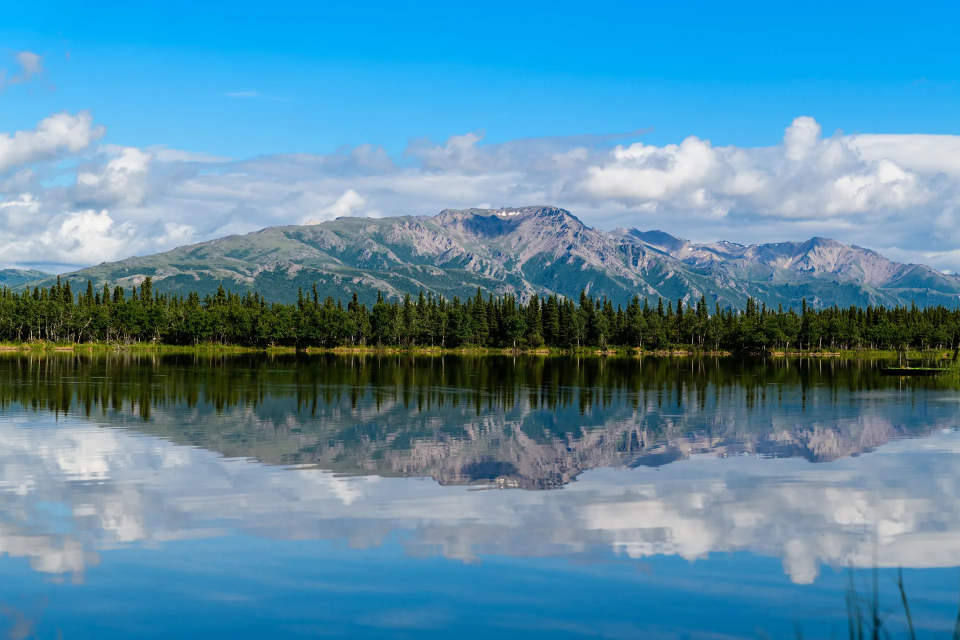
#> input picture assets/photos/vw/alaska--denali-national-park.webp, 1920 x 1280 px (shown at 1/2 size)
$ python -i vw_photos.py   (imports and definitions only)   (older library calls are emulated)
#> lines starting #> are read from the running program, lines starting #| are printed output that depends on the picture
"""Match the Veena World image library (assets/veenaworld, used with the owner's written permission) to Nexara
destinations and attractions. Replaces the GT Holidays library.

Usage: node tools/place-list.mjs && python tools/vw_photos.py && npm run build
Source: the zips in "assets/main images", extracted to assets/veenaworld/part1 ... part11 (each has products.csv).
Writes assets/photos/vw/<key>.webp (large), assets/photos/vw/sm/<key>.webp (cards), content/photos-vw.json,
and research/vw-unmatched.json (usable photos that name no Nexara place, to spot destinations worth adding).

Only real place photographs are used. Skipped on purpose:
- guest and staff photos: feedback galleries, tour managers, "our people", about-us, testimonials
- Veena World banners: search/og images and package banners carry the Veena World logo
- thumbnails under 960 x 540 (tour cards are 300 px wide)
- hotels, resorts, restaurants, food, festivals and people shots, by name or page
- any photo with a prominent face (OpenCV face detector), so family and group pictures never appear
A photo is tied to a place only when its own name names that place (or the attraction, on that place's page).
"""
import csv, hashlib, json, re, sys
from collections import Counter, defaultdict
from pathlib import Path

import cv2
import numpy as np
import pillow_avif  # noqa: F401  (registers the AVIF decoder with Pillow)
from PIL import Image

ROOT = Path(__file__).resolve().parent.parent
VW = ROOT / "assets" / "veenaworld"
OUT = ROOT / "assets" / "photos" / "vw"

SKIP_URL = re.compile(r"/gallery/|og-images|search-results|gift-card|/about-us|our-people|ytimg|/icons?/|/logo|/misc/|/(customized-holidays|group-tours)/", re.I)
SKIP_PAGE = re.compile(r"veenaworld\.com/(tour-manager|our-people|careers|gift-card|contact-us|reviews-and-testimonials|csr-policy|become-our-sales-partner|how-to-book|travel-games|video-blogs|flights|foreign-exchange|visa|travel-planner|travel-deals|package)(/|$)"
                       r"|/(hotels?|resorts?|restaurants?|cafes?|food|cuisine|dishes|street-food|shopping|stay|homestays?|villas?)(-|/|$)|-(hotels|resorts|restaurants|cafes|food|homestays|villas)(-|/|$)", re.I)
SKIP_NAME = re.compile(r"\b(feedback|review|testimonial|guest|manager|team|founder|director|staff|logo|icon|map|award|gift|offer|deal|sale|banner|cta|whatsapp|app|"
                       r"hotels?|resorts?|restaurants?|cafes?|food|foods|dish|dishes|cuisine|thali|biryani|curry|dessert|sweets?|snacks?|drinks?|cocktails?|wine|beer|coffee|tea cup|breakfast|lunch|dinner|buffet|"
                       r"stay|homestay|villa|suite|room|rooms|spa|pool|lobby|bedroom|"
                       r"family|families|kids?|children|child|friends|couples?|honeymooners?|selfie|people|woman|women|man|men|girl|boy|lady|ladies|traveller|travellers|tourists?|portrait|locals|tribes?|tribal|sadhu|monk|"
                       r"festival|festivals|celebration|dance|dancers?|garba|parade|wedding|bride|groom|carnival|"
                       r"visa|passport|flight|airport|airline|forex|currency|insurance|luggage|suitcase|packing|checklist|"
                       r"infographic|itinerary|calendar|collage|quiz)\b", re.I)
STOP = {"the", "and", "of", "at", "in", "a", "an", "to", "with", "on", "for", "by", "from", "veena", "world", "tour", "tours", "package", "packages", "travel", "trip", "trips",
        "holiday", "holidays", "best", "top", "visit", "visiting", "view", "views", "famous", "near", "places", "place", "things", "do", "see", "guide", "complete", "must", "your",
        "you", "is", "are", "how", "what", "why", "when", "where", "this", "that", "it", "its", "time", "day", "days", "night", "nights", "first", "timers", "explore", "exploring",
        "beautiful", "popular", "amazing", "most", "iconic", "attractions", "attraction", "tourist", "sightseeing", "experience", "experiences", "india", "indian", "jpg", "img"}
GENERIC = {"temple", "temples", "fort", "palace", "beach", "beaches", "lake", "national", "park", "falls", "waterfall", "waterfalls", "museum", "church", "hill", "hills", "island",
           "islands", "garden", "gardens", "valley", "river", "city", "old", "town", "market", "point", "cave", "caves", "dam", "bridge", "tower", "square", "street", "village",
           "safari", "cruise", "ride", "walk", "trek", "statue", "mosque", "monastery", "sanctuary", "wildlife", "reserve", "sri", "shri", "great", "new", "north", "south", "east", "west"}
STRUCT = {"temple", "fort", "palace", "beach", "lake", "museum", "church", "falls", "waterfall", "cave", "caves", "dam", "bridge", "tower", "castle", "mosque", "monastery",
          "garden", "gardens", "zoo", "market", "square", "stupa", "pagoda", "cathedral", "basilica", "dargah", "ghat", "island", "peak", "point", "ground", "sanctuary", "railway"}
# words that are also everyday English or names: a photo must name the place with another word of it
AMBIGUOUS = {"nice", "jordan", "georgia", "victoria", "male", "puri", "chandigarh-city", "split", "bath", "reading", "orange", "china", "turkey", "como", "mahe", "diu", "goa-velha"}
ALIAS = {"pondicherry": "puducherry", "bangalore": "bengaluru", "mysore": "mysuru", "vizag": "visakhapatnam", "trivandrum": "thiruvananthapuram", "cochin": "kochi",
         "calcutta": "kolkata", "bombay": "mumbai", "madras": "chennai", "coorg": "coorg", "alleppey": "alleppey", "alappuzha": "alleppey", "ooty": "ooty", "udhagamandalam": "ooty",
         "vrindavan": "mathura-vrindavan", "mathura": "mathura-vrindavan", "havelock": "havelock", "swaraj": "havelock", "neil": "neil-island", "uae": "uae", "dubai": "dubai",
         "uk": "united-kingdom", "england": "united-kingdom", "usa": "usa", "america": "usa", "srinagar": "srinagar", "kashmir": "jammu-and-kashmir", "andaman": "andaman-and-nicobar",
         "andamans": "andaman-and-nicobar", "varkala": "varkala", "kovalam": "kovalam", "benaras": "varanasi", "banaras": "varanasi", "kashi": "varanasi", "gurugram": "gurugram",
         "mcleodganj": "dharamshala", "bijapur": "vijayapura", "ranakpur": "kumbhalgarh", "shekhawati": "mandawa", "tungnath": "chopta", "chandrashila": "chopta", "makaibari": "kurseong", "gumbaz": "vijayapura"}
REJECT = set()  # place or attraction keys that must never get a Veena World photo
# photos rejected on visual review (wrong place, people, food, too dark): research/vw-rejected.json, by source name;
# the place then gets its next-best photo, or keeps its Commons one
REJECTED = ROOT / "research" / "vw-rejected.json"
CACHE = ROOT / "research" / "vw-check-cache.json"  # check_photo results, so re-runs skip decoding the large originals


def words(s):
    s = re.sub(r"\(.*?\)", " ", (s or "").lower()).replace("'", "").replace("’", "")
    return [w for w in re.findall(r"[a-z0-9]+", s) if w not in STOP]


def page_words(url):
    path = re.sub(r"^https?://www\.veenaworld\.com/?", "", url or "").split("?")[0]
    return words(path.replace("/", " ").replace("-", " "))


FACES = cv2.CascadeClassifier(cv2.data.haarcascades + "haarcascade_frontalface_default.xml")


def check_photo(path):
    """(w, h, sharpness) for a usable landscape photograph, else None."""
    try:
        im = Image.open(path)
#> im is the input picture: PIL image 1920x1280 RGB; mean R, G, B 86.2, 138.7, 164
        w, h = im.size
#> w = 1920; h = 1280
        if w < 960 or h < 540 or not (1.0 <= w / h <= 2.2):
            return None
        g = np.asarray(im.convert("L").resize((640, int(640 * h / w))))
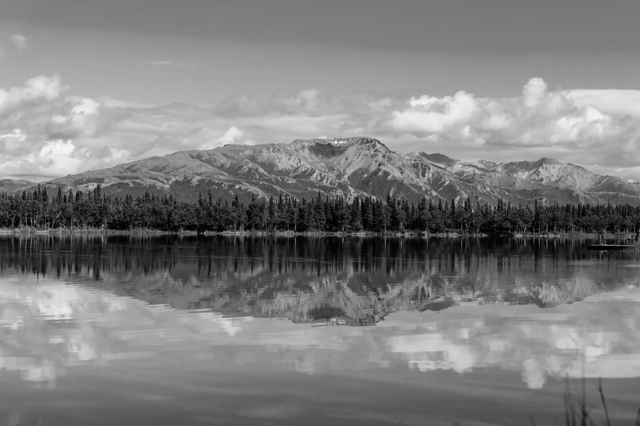
#> g: shape (426, 640); min 0, max 246, mean 125.9
        flat = float(((g > 245) | (g < 10)).mean())
#> flat = 0.0108
        if flat > 0.22:  # graphics, collages on white or black
            return None
        faces = FACES.detectMultiScale(g, scaleFactor=1.1, minNeighbors=7, minSize=(int(640 * 0.045),) * 2)
#> faces = ()
        if len(faces):
            return None
        return (w, h, float(cv2.Laplacian(g, cv2.CV_64F).var()))
    except Exception:
        return None


# [135 lines left out: function main, not called in this run]


# [2 lines not run here, left out]

>>> result = check_photo('../assets/photos/vw/alaska--denali-national-park.webp')
#> result = (1920, 1280, 418.2)

$ run again, on assets/photos/vw/bali--tanah-lot.webp
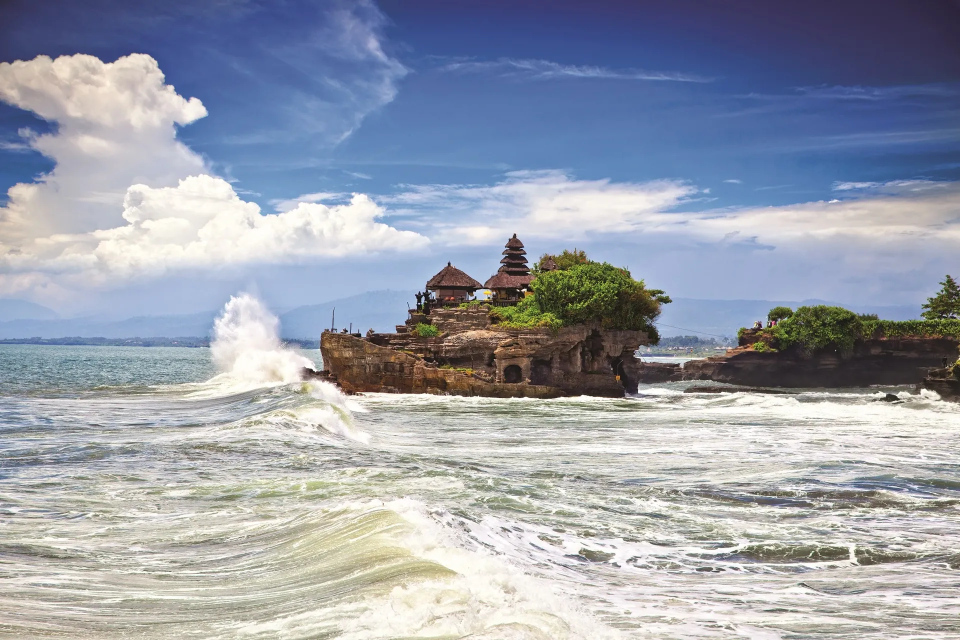
#> input picture assets/photos/vw/bali--tanah-lot.webp, 1920 x 1280 px (shown at 1/2 size)
#> in check_photo, im is the input picture: PIL image 1920x1280 RGB; mean R, G, B 153.8, 159.6, 172.2
#> in check_photo, `g = np.asarray(im.convert("L").resize((640, int(640 * h / w))))`:
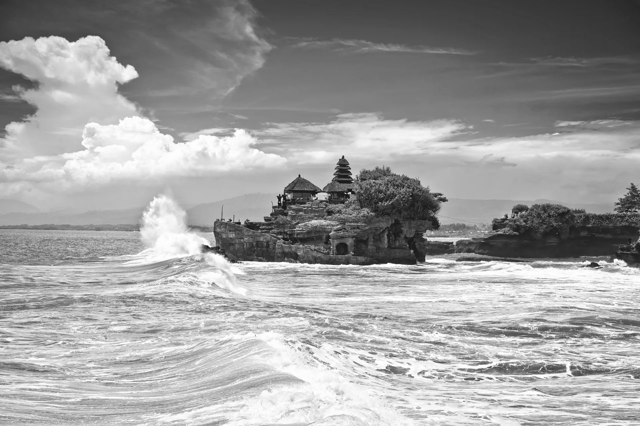
#> g: shape (426, 640); min 14, max 255, mean 159.3
#> flat = 0.042
#> faces = ()
#> result = (1920, 1280, 1180.4)

$ run again, on assets/photos/vw/chittorgarh.webp
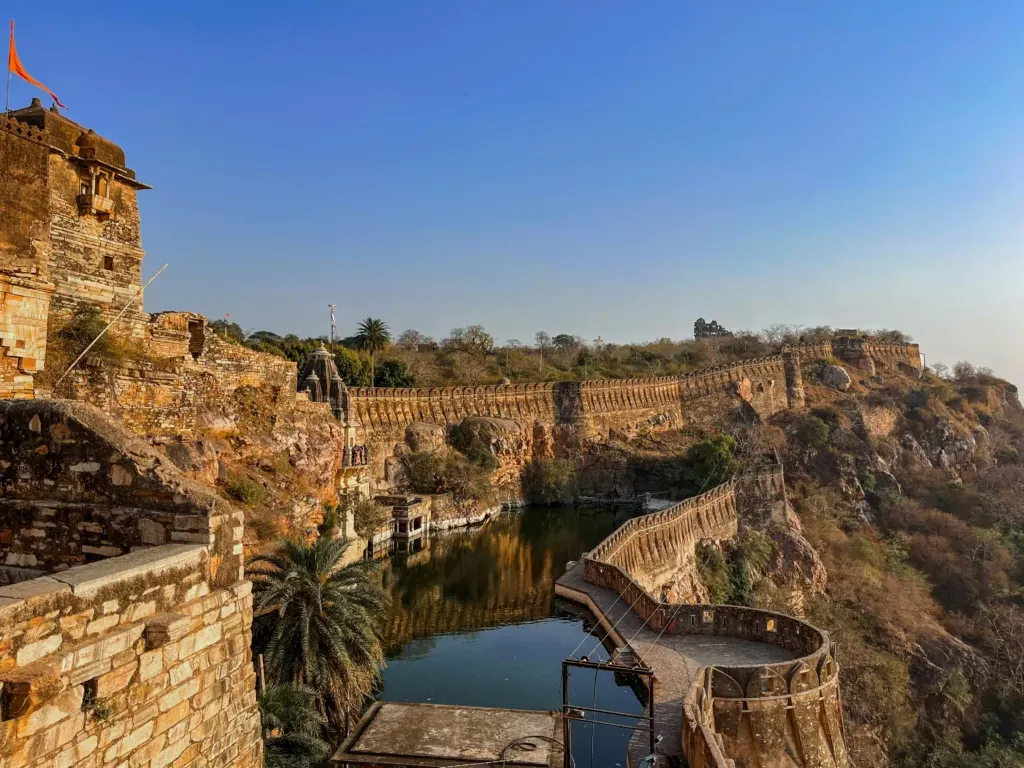
#> input picture assets/photos/vw/chittorgarh.webp, 1024 x 768 px
#> in check_photo, im is the input picture: PIL image 1024x768 RGB; mean R, G, B 110.7, 111.4, 115.4
#> in check_photo, `g = np.asarray(im.convert("L").resize((640, int(640 * h / w))))`:
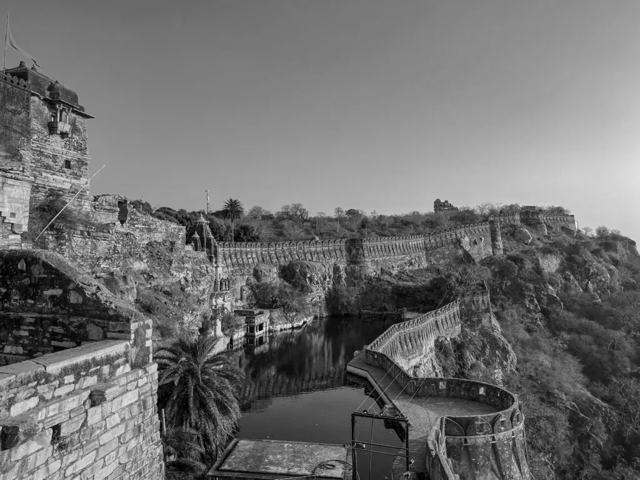
#> g: shape (480, 640); min 0, max 234, mean 111.7
#> flat = 0.00482
#> faces = ()
#> result = (1024, 768, 1220.9)

$ run again, on assets/photos/vw/coorg.webp
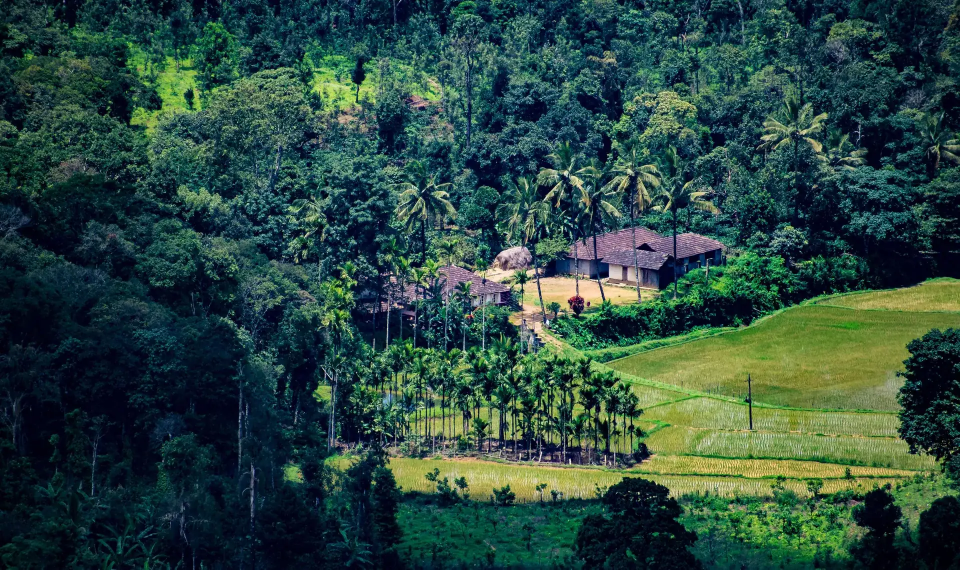
#> input picture assets/photos/vw/coorg.webp, 1920 x 1139 px (shown at 1/2 size)
#> in check_photo, im is the input picture: PIL image 1920x1139 RGB; mean R, G, B 43.3, 71.3, 63.7
#> in check_photo, `g = np.asarray(im.convert("L").resize((640, int(640 * h / w))))`:
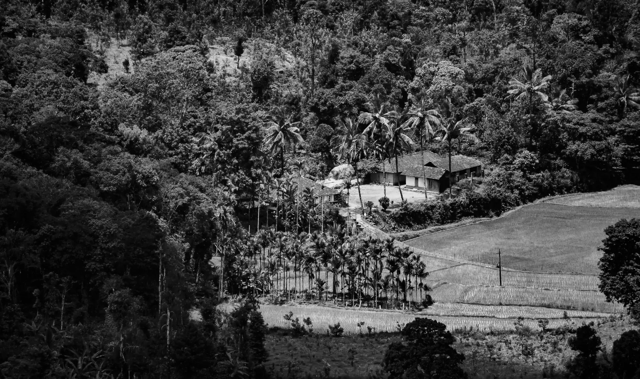
#> g: shape (379, 640); min 0, max 241, mean 62.1
#> flat = 0.11
#> faces = ()
#> result = (1920, 1139, 2966.1)
